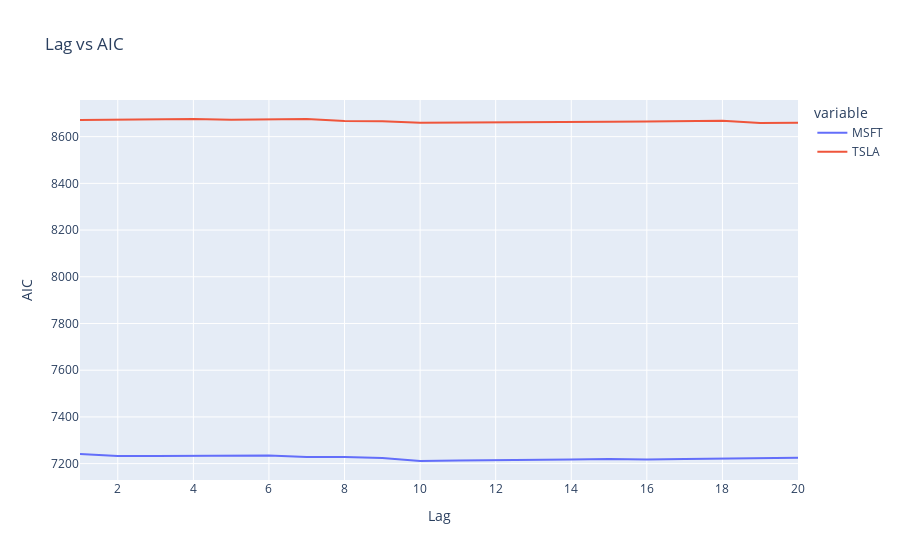

Write notebook code for a chart like this one.
### Code cell
AIC_dataframe.index = range(1, 21)
fig = px.line(AIC_dataframe, title = 'Lag vs AIC')
fig.update_layout(xaxis_title="Lag", yaxis_title="AIC")

fig.show()

### Figure 1 — Plotly figure (JSON) as saved in the notebook; plotly's stock layout.template omitted (floating-point values rounded to 4 significant figures)
{"data": [{"hovertemplate": "variable=MSFT<br>index=%{x}<br>value=%{y}<extra></extra>", "legendgroup": "MSFT", "line": {"color": "#636efa", "dash": "solid"}, "marker": {"symbol": "circle"}, "mode": "lines", "name": "MSFT", "orientation": "v", "showlegend": true, "type": "scatter", "x": [1, 2, 3, 4, 5, 6, 7, 8, 9, 10, 11, 12, 13, 14, 15, 16, 17, 18, 19, 20], "xaxis": "x", "y": [7241.0, 7232.0, 7233.0, 7233.0, 7235.0, 7234.0, 7229.0, 7229.0, 7224.0, 7211.0, 7213.0, 7214.0, 7216.0, 7218.0, 7220.0, 7218.0, 7220.0, 7221.0, 7223.0, 7225.0], "yaxis": "y"}, {"hovertemplate": "variable=TSLA<br>index=%{x}<br>value=%{y}<extra></extra>", "legendgroup": "TSLA", "line": {"color": "#EF553B", "dash": "solid"}, "marker": {"symbol": "circle"}, "mode": "lines", "name": "TSLA", "orientation": "v", "showlegend": true, "type": "scatter", "x": [1, 2, 3, 4, 5, 6, 7, 8, 9, 10, 11, 12, 13, 14, 15, 16, 17, 18, 19, 20], "xaxis": "x", "y": [8671.0, 8672.0, 8673.0, 8675.0, 8672.0, 8674.0, 8676.0, 8667.0, 8666.0, 8660.0, 8660.0, 8661.0, 8661.0, 8663.0, 8664.0, 8665.0, 8666.0, 8668.0, 8658.0, 8660.0], "yaxis": "y"}], "layout": {"legend": {"title": {"text": "variable"}, "tracegroupgap": 0}, "title": {"text": "Lag vs AIC"}, "xaxis": {"anchor": "y", "domain": [0, 1], "title": {"text": "Lag"}}, "yaxis": {"anchor": "x", "domain": [0, 1], "title": {"text": "AIC"}}}}
